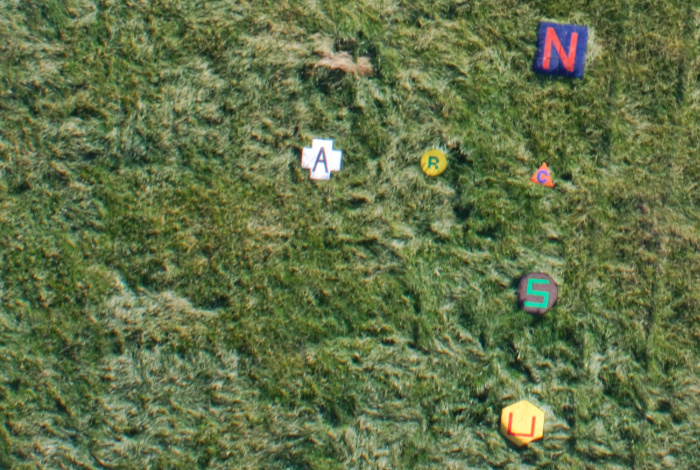
#> input picture OpenCV/AreaDetection/7.jpg, 700 x 470 px
$ python mser.py
#> lines starting #> are read from the running program, lines starting #| are printed output that depends on the picture; after the words box and inside, x2 and y2 are one past the last pixel; in counts of white or black regions, pixels touching at a corner belong together
import cv2
import numpy as np

#Create MSER object
mser = cv2.MSER_create()

#Your image path i-e receipt path
img = cv2.imread('7.jpg')
#> img is the input picture: shape (470, 700, 3); mean B, G, R 71.6, 113.2, 98.1

#Convert to gray scale
gray = cv2.cvtColor(img, cv2.COLOR_BGR2GRAY)
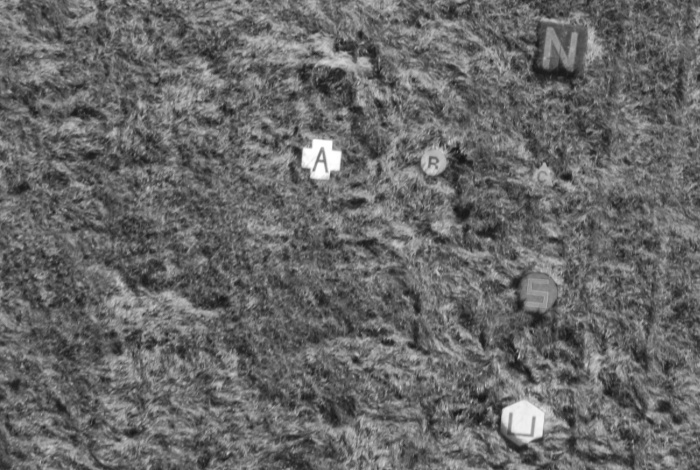
#> gray: shape (470, 700); min 18, max 255, mean 104
gray=cv2.bilateralFilter(gray,20,20,20)

vis = img.copy()

#detect regions in gray scale image
regions, _ = mser.detectRegions(gray)
#> regions = 211 items
print(regions)
#> (printed output is left out)

hulls = [cv2.convexHull(p.reshape(-1, 1, 2)) for p in regions]
#> hulls = 211 contours; largest, box (x1, y1, x2, y2) and area: (235, 12, 399, 108) 7546, (493, 358, 569, 458) 4246, (501, 236, 567, 312) 3564, (494, 359, 569, 453) 3554, (494, 363, 568, 452) 3256

cv2.polylines(vis, hulls, 1, (0, 255, 0))
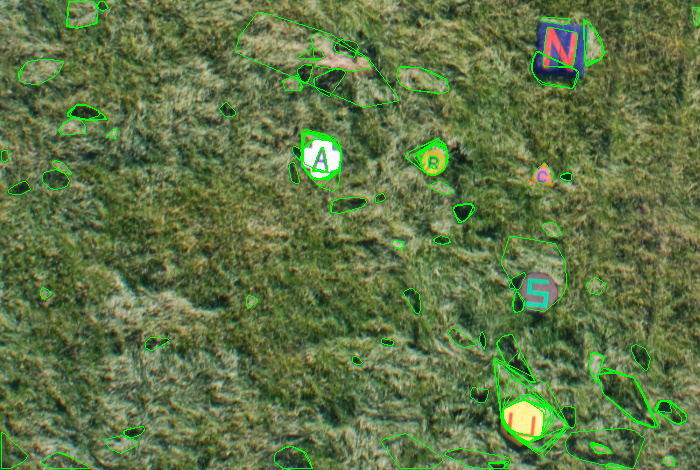
#> vis: shape (470, 700, 3); 2.57% of pixels changed, all inside (x1, y1, x2, y2) = (1, 1, 699, 469)

cv2.imshow('img', vis)

cv2.waitKey(0)

mask = np.zeros((img.shape[0], img.shape[1], 1), dtype=np.uint8)

for contour in hulls:

    cv2.drawContours(mask, [contour], -1, (255, 255, 255), -1)
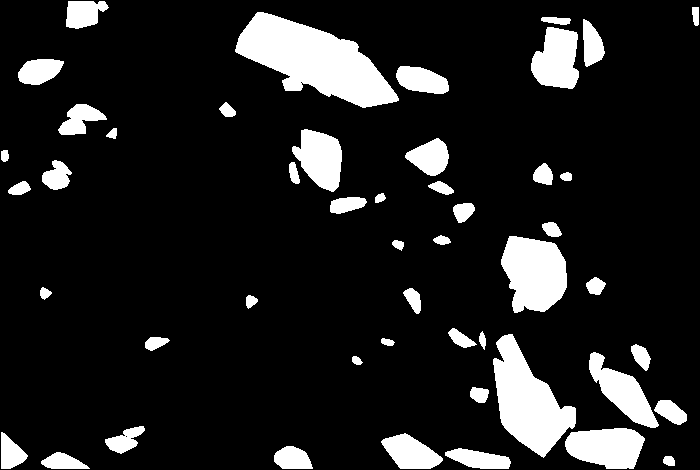
#> mask: shape (470, 700, 1); 12.9% white; 49 white regions, largest, box (x1, y1, x2, y2) and area: (235, 12, 399, 108) 8092, (493, 334, 576, 458) 5310, (501, 236, 567, 313) 3863

#this is used to find only text regions, remaining are ignored
text_only = cv2.bitwise_and(img, img, mask=mask)
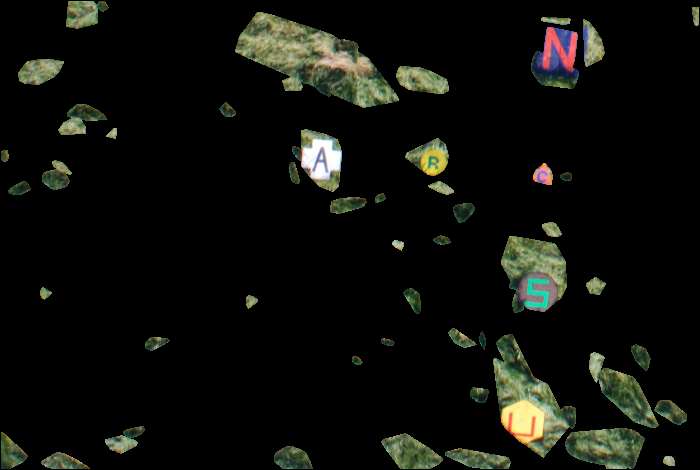
#> text_only: shape (470, 700, 3); mean B, G, R 11.4, 15.7, 14.5

cv2.imshow("text only", text_only)
